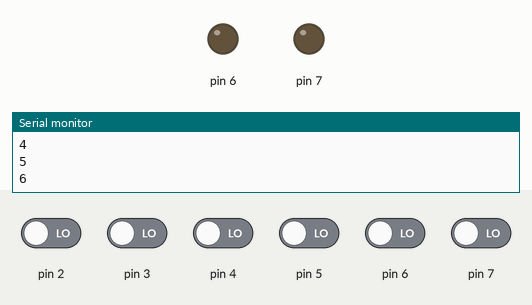
Recording of a sketch running on a simulated Arduino Uno, built with avr-gcc and run on an emulated ATmega328P. On the bench: output pins drawn as LEDs (lit = HIGH), the last lines printed to the serial monitor. The inputs (shaded band) are chosen by the test bench; at power-on: pin 2–7 LOW.

Above: at 1.2 s.
1.3 s: pin 3 driven HIGH
4.9 s: pin 5 driven HIGH
9.1 s: pin 2 driven HIGH and pin 4 driven HIGH
13.3 s: pin 7 driven HIGH
At 17.4 s:
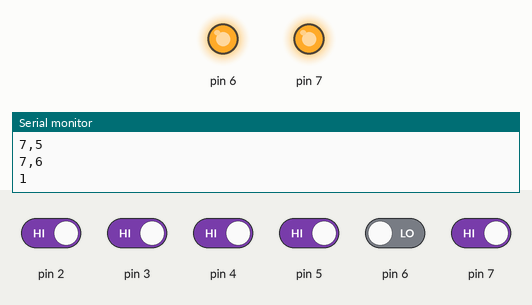
17.5 s: pin 2 driven LOW
21.7 s: pin 6 driven HIGH
Timing chart, 0 to 24.7 s (numbered marks = the images above; inputs shaded):
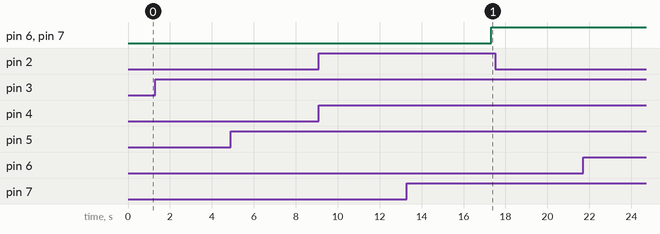

The sketch:

Primer_Programa_Pulsadores.ino
```cpp
int button = 0;
int contador = 0;
int boton1 = 0;
int boton1ANT = 0;
int conta = 0;
void setup() {
  Serial.begin(9600);
}
void loop() {
  for (int pin1 = 2; pin1 <= 7; pin1++)
  {
    for (int pin2 = 2; pin2 <= 7; pin2++)
    {
      conta = 1;
      Serial.print (pin1);
      Serial.print (",");
      Serial.println(pin2);
      pinMode(pin1, OUTPUT);
      pinMode(pin2, INPUT);
      digitalWrite(pin1, HIGH);
      button = digitalRead (pin2);
      while ((button == LOW) && (conta == 1)) {
        contador++;
        Serial.println(contador);
        delay(200);
        button = digitalRead (pin2);
        if ((contador <= 9) && (button == HIGH)) {
          boton1 = HIGH;
          if ((boton1 == HIGH) && (boton1ANT == LOW)) {
            Serial.println("ok");
            delay(10);
            contador = 0;
          }
          boton1ANT = boton1;
        }
        else {
          boton1ANT = LOW;
        }
        if (contador == 10) {
          conta = 2;
          Serial.println("error");
          delay(10);
          contador = 0;
        }
      }
    }
  }
  conta = 0;
}
```

Measured:
- after the input at 13.3 s, pin 6, pin 7: LOW → HIGH after 4.0 s
